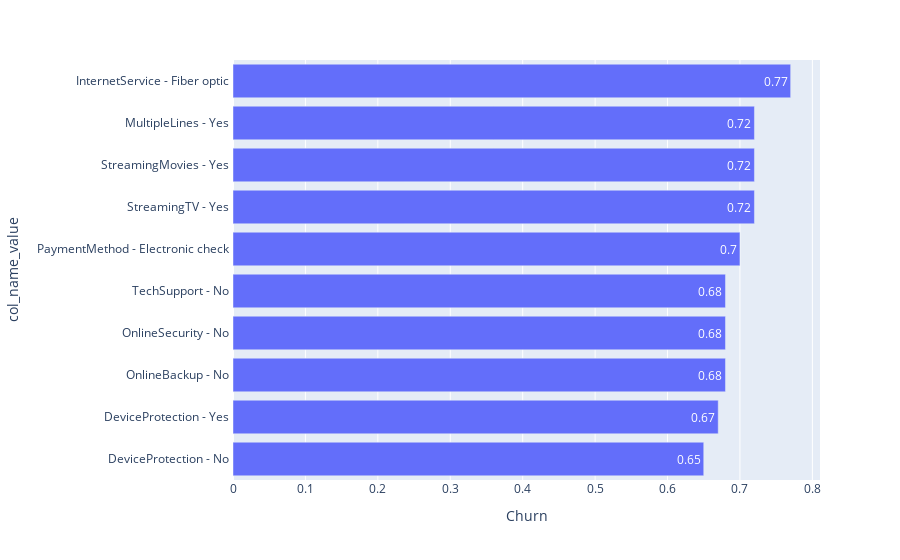
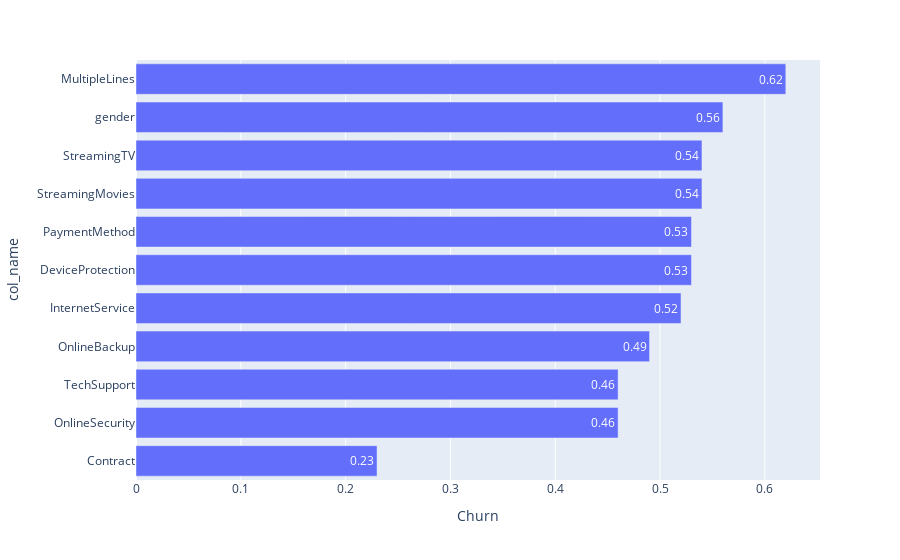

Notebook cell for these charts, in order:
### Code cell
# To get more precisely the this insights, lets replot some charts, but just with churn values

dff_years = createYearColumn(dff)
dff_zero_years = dff_years[dff_years["tenure"] <= 3]
dff_zero_years

churn_heatmap_zero_years = churnHeatMap(dff_zero_years)

churn_percent_col_values_zero_years = churnPecentageColValues(
    dff_zero_years, min_churn_pct=65, chart=True
)
churn_percent_col_zero_years = churnPecentageCol(
    dff_zero_years, min_churn_pct=0, chart=True
)

# the que conclue that the main services was Fiber Otic, Multiples Lines, StreamTb aadn Streaming Check, and the user dosen't habe any supoport with Online Security, Technical Support or Online backup

### Figure 1 — Plotly figure (JSON) as saved in the notebook; plotly's stock layout.template omitted (floating-point values rounded to 4 significant figures)
{"data": [{"hovertemplate": "Churn=%{x}<br>col_name_value=%{y}<extra></extra>", "legendgroup": "", "marker": {"color": "#636efa", "pattern": {"shape": ""}}, "name": "", "orientation": "h", "showlegend": false, "textposition": "auto", "texttemplate": "%{x}", "type": "bar", "x": [0.65, 0.67, 0.68, 0.68, 0.68, 0.7, 0.72, 0.72, 0.72, 0.77], "xaxis": "x", "y": ["DeviceProtection - No ", "DeviceProtection - Yes ", "OnlineBackup - No ", "OnlineSecurity - No ", "TechSupport - No ", "PaymentMethod - Electronic check ", "StreamingTV - Yes ", "StreamingMovies - Yes ", "MultipleLines - Yes ", "InternetService - Fiber optic "], "yaxis": "y"}], "layout": {"barmode": "relative", "legend": {"tracegroupgap": 0}, "margin": {"t": 60}, "xaxis": {"anchor": "y", "domain": [0, 1], "title": {"text": "Churn"}}, "yaxis": {"anchor": "x", "domain": [0, 1], "title": {"text": "col_name_value"}}}}

### Figure 2 — Plotly figure (JSON) as saved in the notebook; plotly's stock layout.template omitted (floating-point values rounded to 4 significant figures)
{"data": [{"hovertemplate": "Churn=%{x}<br>col_name=%{y}<extra></extra>", "legendgroup": "", "marker": {"color": "#636efa", "pattern": {"shape": ""}}, "name": "", "orientation": "h", "showlegend": false, "textposition": "auto", "texttemplate": "%{x}", "type": "bar", "x": [0.23, 0.46, 0.46, 0.49, 0.52, 0.53, 0.53, 0.54, 0.54, 0.56, 0.62], "xaxis": "x", "y": ["Contract", "OnlineSecurity", "TechSupport", "OnlineBackup", "InternetService", "DeviceProtection", "PaymentMethod", "StreamingMovies", "StreamingTV", "gender", "MultipleLines"], "yaxis": "y"}], "layout": {"barmode": "relative", "legend": {"tracegroupgap": 0}, "margin": {"t": 60}, "xaxis": {"anchor": "y", "domain": [0, 1], "title": {"text": "Churn"}}, "yaxis": {"anchor": "x", "domain": [0, 1], "title": {"text": "col_name"}}}}
